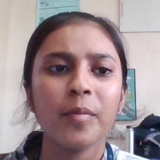
#> input picture dataset/r_1/1.jpg, 160 x 160 px; its folder holds only this picture in this run
$ python -i face_utils.py   (imports and definitions only)   (older library calls are emulated)
#> lines starting #> are read from the running program, lines starting #| are printed output that depends on the picture
"""Shared helpers for face normalization, cropping, and quality checks."""

import cv2

from config import (
    FACE_BLUR_THRESHOLD,
    FACE_CROP_PADDING,
    FACE_IMAGE_SIZE,
    FACE_MIN_BRIGHTNESS,
)


def normalize_face(face_img):
    """Normalize grayscale face data for brightness and size checks."""

    if face_img is None or face_img.size == 0:
        return None

    normalized = cv2.resize(face_img, FACE_IMAGE_SIZE, interpolation=cv2.INTER_AREA)
    normalized = cv2.equalizeHist(normalized)
    return normalized


# [60 lines left out: functions prepare_face_for_embedding, extract_face_sample, not called in this run]


def measure_face_quality(face_img):
    """Check brightness and sharpness before saving or matching a sample."""

    normalized = normalize_face(face_img)

    if normalized is None:
        return {
            "ok": False,
            "reason": "empty",
            "brightness": 0.0,
            "sharpness": 0.0,
            "image": None,
        }

    brightness = float(normalized.mean())
    sharpness = float(cv2.Laplacian(normalized, cv2.CV_64F).var())

    if brightness < FACE_MIN_BRIGHTNESS:
        return {
            "ok": False,
            "reason": "too_dark",
            "brightness": brightness,
            "sharpness": sharpness,
            "image": normalized,
        }

    if sharpness < FACE_BLUR_THRESHOLD:
        return {
            "ok": False,
            "reason": "too_blurry",
            "brightness": brightness,
            "sharpness": sharpness,
            "image": normalized,
        }

    return {
        "ok": True,
        "reason": "ok",
        "brightness": brightness,
        "sharpness": sharpness,
        "image": normalized,
    }

>>> import cv2
>>> picture = cv2.imread('../dataset/r_1/1.jpg', cv2.IMREAD_GRAYSCALE)
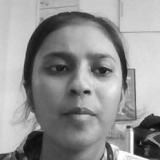
#> picture: shape (160, 160); min 11, max 255, mean 148.6
>>> result = measure_face_quality(picture)
#> in normalize_face, `normalized = cv2.equalizeHist(normalized)`:
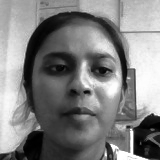
#> normalized: shape (160, 160); min 0, max 255, mean 128.4
#> in measure_face_quality, `brightness = float(normalized.mean())`: brightness = 128.4
#> in measure_face_quality, `sharpness = float(cv2.Laplacian(normalized, cv2.CV_64F).var())`: sharpness = 737.9
#> result = 5 items
